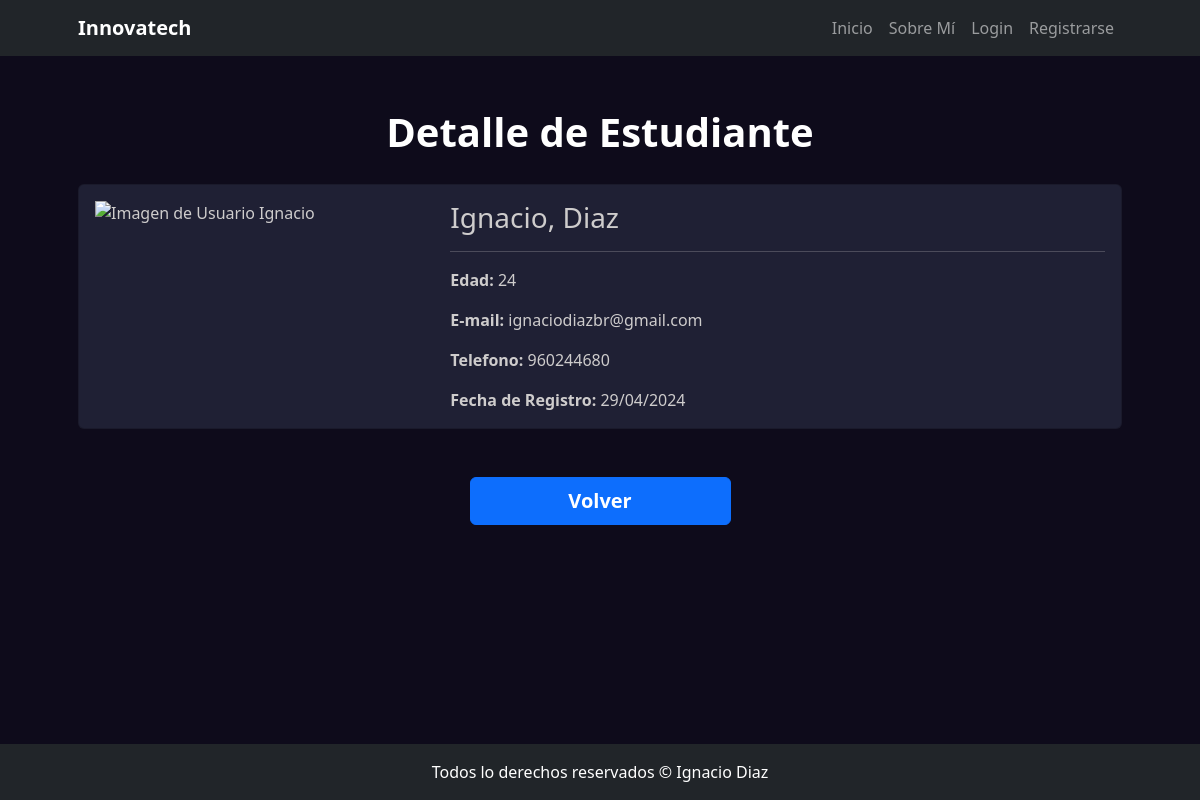
The app's page /estudiante/detail/1 with its own data.
### estudiante/models.py (models this page shows, shortened)
class Estudiante(models.Model):
    nombre = models.CharField(max_length=50)
    apellido = models.CharField(max_length=50)
    edad = models.IntegerField()
    email = models.EmailField()
    telefono = models.CharField(max_length=10)
    fecha_registro = models.DateTimeField(auto_now_add=True)
    imagen = models.ImageField(upload_to='estudiantes', null=True, blank=True)
    class Meta:
        verbose_name = 'Estudiante'
        verbose_name_plural = 'Estudiantes'

### estudiante/views.py (the view)
# urls.py: path("detail/<int:pk>", views.EstudianteDetail.as_view(), name="detail"),
class EstudianteDetail(DetailView):
    model = models.Estudiante

### estudiante/templates/estudiante/estudiante_detail.html (shortened to what this page needs)
{% extends 'core/base.html' %}
{% block titulo %}Detalle de Estudiante{% endblock titulo %}
{% block contenido %}
    <div class="">
        {% include 'estudiante/components/card.html' with nombre=object.nombre apellido=object.apellido edad=object.edad email=object.email telefono=object.telefono fecha_registro=object.fecha_registro imagen=object.imagen%}
    </div>
    <div class="d-flex justify-content-center mt-5">
        <a href="{% url 'estudiante:list' %}" class="btn btn-primary w-25 fs-5 p-2 fw-bold">Volver</a>
    </div>
{% endblock contenido %}

### estudiante/templates/estudiante/components/card.html
    <div class="card h-100 mt-4" style="background: #1F2034!important; color: #cecccc !important">
        <div class="row">
            <div class="col-md-4">
                <img
                    {% if imagen %}
                        src="{{ imagen.url }}"
                    {% else %}
                        src="https://salonlfc.com/wp-content/uploads/2018/01/image-not-found-1-scaled-1150x647.png"
                    {% endif %}
                    alt="Imagen de Usuario {{ nombre }}"
                    class="w-100 p-3"
                >
            </div>
            <div class="col-md-8">
                <div class="card-body">
                    <h3>{{ nombre }}, {{ apellido }}</h3>
                    <hr/>
                    <p class="card-text"><span class="fw-bold">Edad:</span> {{ edad }}</p>
                    <p class="card-text"><span class="fw-bold">E-mail: </span>{{ email }}</p>
                    <p class="card-text"><span class="fw-bold">Telefono: </span>{{ telefono }}</p>
                    <p class="card-text"><span class="fw-bold">Fecha de Registro: </span>{{ fecha_registro|date:"d/m/Y" }}</p>
                </div>
            </div>
        </div>
    </div>

### records on screen
Estudiante: nombre "Ignacio", apellido "Diaz", email "ignaciodiazbr@gmail.com", telefono "960244680", fecha_registro "29/04/2024"

### other values on screen
{{ edad }} "24"
